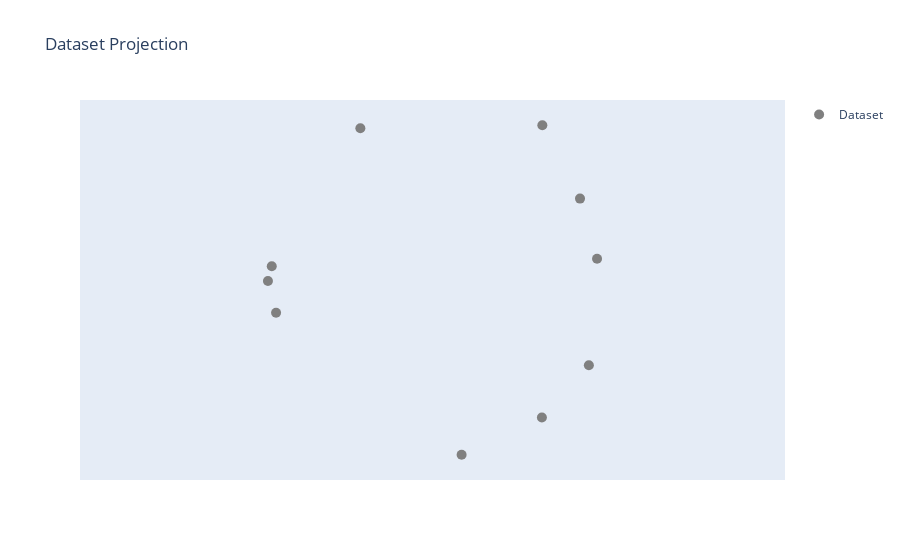

The code cell stored with this chart in its notebook:
### Code cell
plot_embeds((projected_dataset_embeds, dataset_docs))

### Figure 1 — Plotly figure (JSON) as saved in the notebook; plotly's stock layout.template omitted (floating-point values rounded to 4 significant figures)
{"data": [{"hoverinfo": "text", "marker": {"color": "gray", "size": 10}, "mode": "markers", "name": "Dataset", "text": ["The cat sat on the mat.", "A dog is playing in the yard.", "A bird is singing in the tree.", "The horse is galloping in the field.", "The chair is next to the table.", "The book is on the shelf.", "The computer is on the desk.", "Mars is known as the Red Planet.", "Jupiter is the largest planet in our solar system.", "Saturn has beautiful rings."], "type": "scatter", "x": [-0.7248, -0.6211, -0.6761, 3.375, 3.479, 1.749, 2.775, 3.261, 2.78, 0.4557], "y": [19.69, 19.28, 19.88, 18.61, 19.97, 17.47, 17.94, 20.74, 21.68, 21.64]}], "layout": {"showlegend": true, "title": {"text": "Dataset Projection"}, "xaxis": {"scaleanchor": "y", "scaleratio": 1, "visible": false}, "yaxis": {"scaleanchor": "x", "scaleratio": 1, "visible": false}}}
